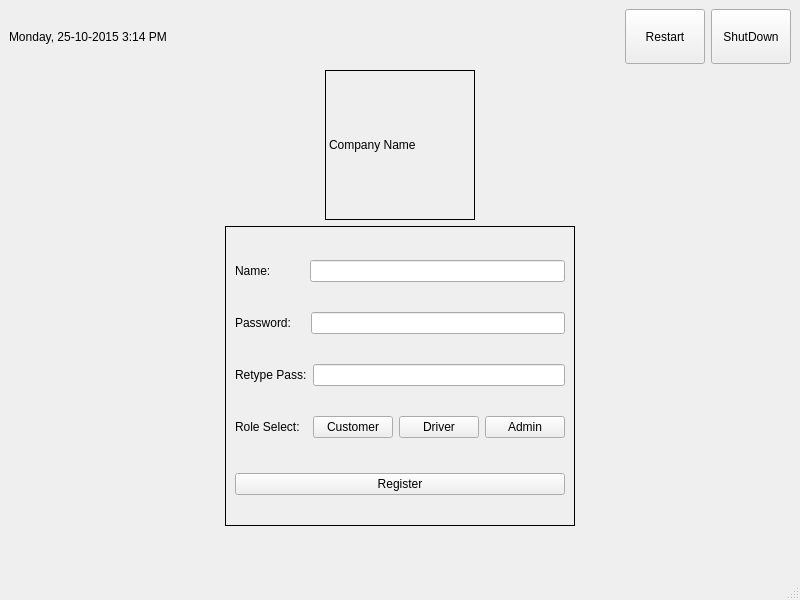
<?xml version="1.0" encoding="UTF-8"?>
<ui version="4.0">
 <class>MainWindow</class>
 <widget class="QMainWindow" name="MainWindow">
  <property name="geometry">
   <rect>
    <x>0</x>
    <y>0</y>
    <width>800</width>
    <height>600</height>
   </rect>
  </property>
  <property name="windowTitle">
   <string>MainWindow</string>
  </property>
  <widget class="QWidget" name="centralwidget">
   <layout class="QVBoxLayout" name="verticalLayout">
    <item>
     <layout class="QHBoxLayout" name="horizontalLayout_2">
      <item>
       <widget class="QLabel" name="label">
        <property name="text">
         <string>Monday, 25-10-2015 3:14 PM</string>
        </property>
       </widget>
      </item>
      <item>
       <spacer name="horizontalSpacer">
        <property name="orientation">
         <enum>Qt::Horizontal</enum>
        </property>
        <property name="sizeHint" stdset="0">
         <size>
          <width>40</width>
          <height>20</height>
         </size>
        </property>
       </spacer>
      </item>
      <item>
       <widget class="QPushButton" name="pushButton_2">
        <property name="sizePolicy">
         <sizepolicy hsizetype="Fixed" vsizetype="Fixed">
          <horstretch>0</horstretch>
          <verstretch>0</verstretch>
         </sizepolicy>
        </property>
        <property name="minimumSize">
         <size>
          <width>55</width>
          <height>55</height>
         </size>
        </property>
        <property name="text">
         <string>Restart</string>
        </property>
       </widget>
      </item>
      <item>
       <widget class="QPushButton" name="pushButton">
        <property name="sizePolicy">
         <sizepolicy hsizetype="Fixed" vsizetype="Fixed">
          <horstretch>0</horstretch>
          <verstretch>0</verstretch>
         </sizepolicy>
        </property>
        <property name="minimumSize">
         <size>
          <width>55</width>
          <height>55</height>
         </size>
        </property>
        <property name="text">
         <string>ShutDown</string>
        </property>
       </widget>
      </item>
     </layout>
    </item>
    <item>
     <layout class="QHBoxLayout" name="horizontalLayout">
      <property name="topMargin">
       <number>0</number>
      </property>
      <item>
       <widget class="QLabel" name="label_2">
        <property name="sizePolicy">
         <sizepolicy hsizetype="Fixed" vsizetype="Fixed">
          <horstretch>0</horstretch>
          <verstretch>0</verstretch>
         </sizepolicy>
        </property>
        <property name="minimumSize">
         <size>
          <width>150</width>
          <height>150</height>
         </size>
        </property>
        <property name="styleSheet">
         <string notr="true">border: 1px solid;</string>
        </property>
        <property name="text">
         <string>Company Name</string>
        </property>
       </widget>
      </item>
     </layout>
    </item>
    <item>
     <layout class="QHBoxLayout" name="horizontalLayout_3">
      <property name="topMargin">
       <number>0</number>
      </property>
      <item>
       <widget class="QWidget" name="accountForm" native="true">
        <property name="sizePolicy">
         <sizepolicy hsizetype="Fixed" vsizetype="Fixed">
          <horstretch>0</horstretch>
          <verstretch>0</verstretch>
         </sizepolicy>
        </property>
        <property name="minimumSize">
         <size>
          <width>350</width>
          <height>300</height>
         </size>
        </property>
        <property name="styleSheet">
         <string notr="true">#accountForm{ border: 1px solid; }</string>
        </property>
        <layout class="QVBoxLayout" name="verticalLayout_2">
         <property name="leftMargin">
          <number>10</number>
         </property>
         <property name="topMargin">
          <number>10</number>
         </property>
         <property name="rightMargin">
          <number>10</number>
         </property>
         <property name="bottomMargin">
          <number>5</number>
         </property>
         <item>
          <layout class="QHBoxLayout" name="horizontalLayout_7">
           <item>
            <widget class="QLabel" name="label_3">
             <property name="text">
              <string>Name:          </string>
             </property>
            </widget>
           </item>
           <item>
            <widget class="QLineEdit" name="lineEdit"/>
           </item>
          </layout>
         </item>
         <item>
          <layout class="QHBoxLayout" name="horizontalLayout_6">
           <item>
            <widget class="QLabel" name="label_4">
             <property name="text">
              <string>Password:    </string>
             </property>
            </widget>
           </item>
           <item>
            <widget class="QLineEdit" name="lineEdit_2"/>
           </item>
          </layout>
         </item>
         <item>
          <layout class="QHBoxLayout" name="horizontalLayout_5">
           <item>
            <widget class="QLabel" name="label_5">
             <property name="text">
              <string>Retype Pass:</string>
             </property>
            </widget>
           </item>
           <item>
            <widget class="QLineEdit" name="lineEdit_3"/>
           </item>
          </layout>
         </item>
         <item>
          <layout class="QHBoxLayout" name="horizontalLayout_4">
           <item>
            <widget class="QLabel" name="label_6">
             <property name="text">
              <string>Role Select:</string>
             </property>
            </widget>
           </item>
           <item>
            <widget class="QPushButton" name="pushButton_3">
             <property name="text">
              <string>Customer</string>
             </property>
            </widget>
           </item>
           <item>
            <widget class="QPushButton" name="pushButton_4">
             <property name="text">
              <string>Driver</string>
             </property>
            </widget>
           </item>
           <item>
            <widget class="QPushButton" name="pushButton_5">
             <property name="text">
              <string>Admin</string>
             </property>
            </widget>
           </item>
          </layout>
         </item>
         <item>
          <spacer name="verticalSpacer_2">
           <property name="orientation">
            <enum>Qt::Vertical</enum>
           </property>
           <property name="sizeType">
            <enum>QSizePolicy::Fixed</enum>
           </property>
           <property name="sizeHint" stdset="0">
            <size>
             <width>20</width>
             <height>5</height>
            </size>
           </property>
          </spacer>
         </item>
         <item>
          <widget class="QPushButton" name="pushButton_6">
           <property name="text">
            <string>Register</string>
           </property>
          </widget>
         </item>
        </layout>
       </widget>
      </item>
     </layout>
    </item>
    <item>
     <spacer name="verticalSpacer">
      <property name="orientation">
       <enum>Qt::Vertical</enum>
      </property>
      <property name="sizeHint" stdset="0">
       <size>
        <width>20</width>
        <height>40</height>
       </size>
      </property>
     </spacer>
    </item>
   </layout>
  </widget>
  <widget class="QMenuBar" name="menubar">
   <property name="geometry">
    <rect>
     <x>0</x>
     <y>0</y>
     <width>800</width>
     <height>22</height>
    </rect>
   </property>
  </widget>
  <widget class="QStatusBar" name="statusbar"/>
 </widget>
 <resources/>
 <connections/>
</ui>
